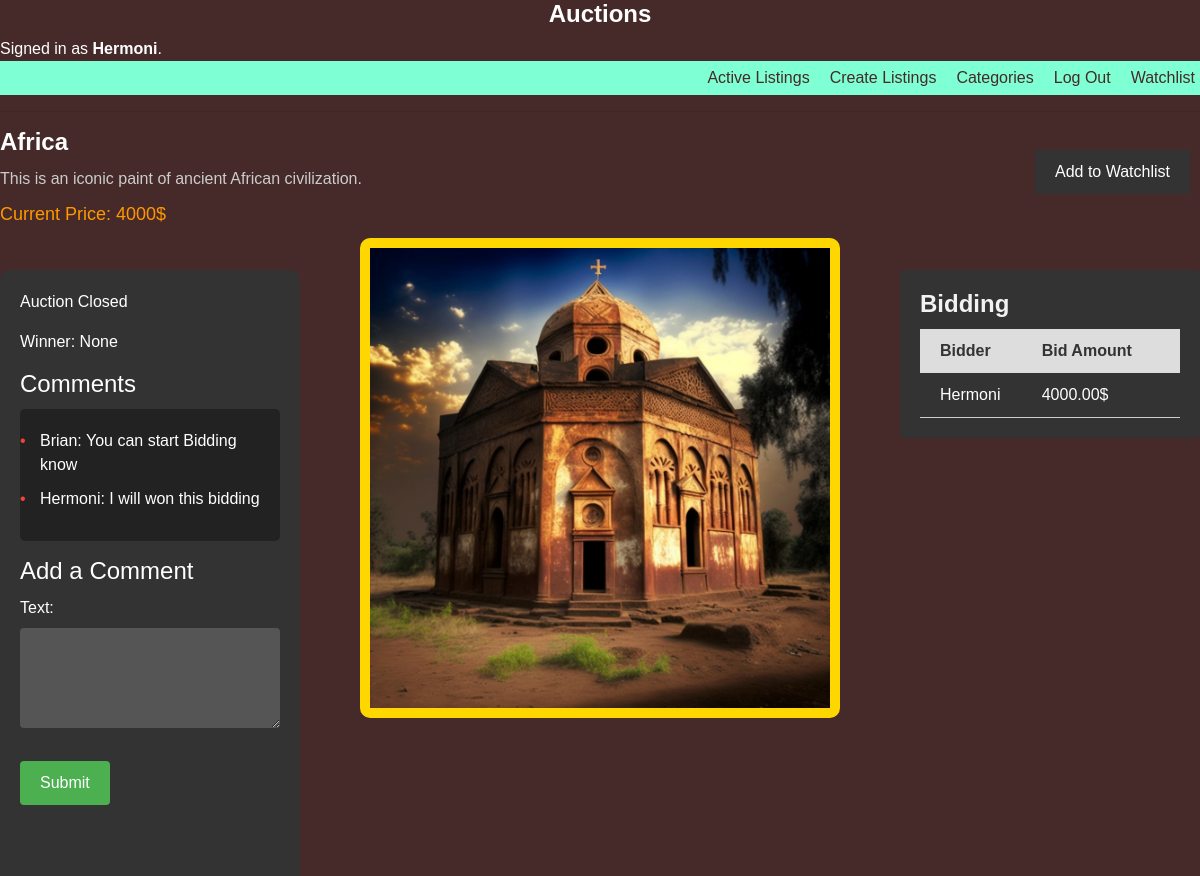
Screenshot of /listing/5/ (signed in) with the database file from the repository.
### auctions/models.py (models this page shows, shortened)
class User(AbstractUser):
    pass

class Listing(models.Model):
    title = models.CharField(max_length=255)
    description = models.TextField()
    starting_bid = models.DecimalField(max_digits=10, decimal_places=2)
    image = models.ImageField(upload_to='images/', blank=True)
    category = models.CharField(max_length=100)
    creator = models.ForeignKey(User, on_delete=models.CASCADE)
    created_at = models.DateTimeField(auto_now_add=True)
    active = models.BooleanField(default=True)
    watchlist = models.ForeignKey(Watchlist, on_delete=models.CASCADE, blank=True, null=True)
    bids = models.ForeignKey('Bid', on_delete=models.CASCADE, null=True, blank=True, related_name='listing_bids')
    comments = models.ManyToManyField('Comment', related_name='listings')
    winner = models.ForeignKey(User, on_delete=models.SET_NULL, null=True, blank=True, related_name='won_listings')

class Bid(models.Model):
    listing = models.ForeignKey(Listing, on_delete=models.CASCADE)
    bidder = models.ForeignKey(User, on_delete=models.CASCADE)
    bid_amount = models.DecimalField(max_digits=10, decimal_places=2)
    timestamp = models.DateTimeField(auto_now_add=True)

class Comment(models.Model):
    listing = models.ForeignKey(Listing, on_delete=models.CASCADE)
    user = models.ForeignKey(User, on_delete=models.CASCADE)
    text = models.TextField()
    created_at = models.DateTimeField(auto_now_add=True)

### auctions/views.py (the view)
# urls.py: path('listing/<int:listing_id>/', show_listing, name='show_listing'),
def show_listing(request, listing_id):
    listing = get_object_or_404(Listing, pk=listing_id)
    comments = listing.comment_set.all()
    bids = Bid.objects.filter(listing=listing)
    if request.method == 'POST':
        form = CommentForm(request.POST)
        if form.is_valid():
            comment = form.save(commit=False)
            comment.listing = listing
            comment.user = request.user
            comment.save()
            return redirect('show_listing', listing_id=listing.id)
    else:
        form = CommentForm()
    current_price = bids.aggregate(Max('bid_amount')).get('bid_amount__max')
    context = {
        'listing': listing,
        'comments': comments,
        'bids': bids,
        'form': form,
        'current_price': current_price,
    }
    return render(request, 'auctions/show_listing.html', context)

### auctions/forms.py
class CommentForm(forms.ModelForm):
    class Meta:
        model = Comment
        fields = ['text']
        widgets = {
            'text': forms.Textarea(attrs={'style': 'width: 100%; height: 100px; padding: 10px; margin-bottom: 10px; border: none; border-radius: 4px; background-color: #555; color: #fff;'})
        }

### auctions/templates/auctions/show_listing.html (shortened to what this page needs)
{% extends "auctions/layout.html" %}
{% block body %}
<h1 style="color: #fff; font-size: 24px; margin-bottom: 10px;">{{ listing.title }}</h1>
<p style="color: #ccc; font-size: 16px; margin-bottom: 10px;">{{ listing.description }}</p>
<p style="color: #ff9800; font-size: 18px; margin-bottom: 10px;">Current Price: {{ current_price|default:listing.starting_bid }}$</p>
{% if user.is_authenticated %}
{% if listing in user.watchlist.listings.all %}
<form action="{% url 'remove_from_watchlist' listing_id=listing.id %}" method="POST" style="position: absolute; top: 150px; right: 10px;">
    {% csrf_token %}
    <button type="submit" style="background-color: #333; color: #fff; border: none; padding: 10px 20px; font-size: 16px; font-family: 'Arial', sans-serif; cursor: pointer;">Remove from Watchlist</button>
</form>
{% else %}
<form action="{% url 'add_to_watchlist' listing_id=listing.id %}" method="POST" style="position: absolute; top: 150px; right: 10px;">
    <button type="submit" style="background-color: #333; color: #fff; border: none; padding: 10px 20px; font-size: 16px; font-family: 'Arial', sans-serif; cursor: pointer;">Add to Watchlist</button>
</form>
{% endif %}
{% endif %}
{% if listing.image %}
<img src="{{ listing.image.url }}" alt="Listing Image" style="top: 400px;display: block; margin: 0 auto; max-width: 40%; max-height: 30%; animation: zoom-in 0.5s ease-in-out; border: 10px solid gold; border-radius: 10px;">
{% endif %}
  <div class="table-container" style="position: absolute; right: 0; top:270px; width: 25%;">
  <div class="bidding-section" style="background-color: #333; padding: 20px; border-radius: 5px;">
    <h1 style="color: #f2f2f2; font-size: 24px; margin-bottom: 40px; margin-top: 0;">Bidding</h1>
    {% if bids %}
    <table class="bidding-table">
      <tr>
        <th>Bidder</th>
        <th>Bid Amount</th>
      </tr>
      {% for bid in bids|dictsortreversed:'bid_amount' %}
      <tr>
        <td>{{ bid.bidder.username }}</td>
        <td>{{ bid.bid_amount }}$</td>
      </tr>
      {% endfor %}
    </table>
    {% else %}
    <p style="color: #666; font-size: 16px; margin-top: 10px;">No bids available for this listing.</p>
    {% endif %}
  </div>
</div>
<div style="position: absolute; left: 0; top:270px; height: 70%; width: 300px; overflow-y: scroll; background-color: #333; color: #fff; padding: 20px; border-radius: 10px;">
  {% if user.is_authenticated %}
    {% if user == listing.creator %}
      {% if not listing.active %}
        <p>Auction Closed</p>
        <p>Winner: {{ listing.winner }}</p>
      {% else %}
      <form action="{% url 'close_auction' listing_id=listing.id %}" method="POST">
        {% csrf_token %}
        <button type="submit" class="close-auction-btn">Close Auction</button>
        <style>
          .close-auction-btn {
            background-color: #FF7F50; /* Coral color for an energetic and playful vibe */
            color: #FFFFFF; /* White text color for contrast */
            border: none; /* Remove button border */
            padding: 10px 20px; /* Adjust padding as needed */
            border-radius: 5px; /* Rounded corners for a softer look */
            font-size: 16px; /* Adjust font size as needed */
            cursor: pointer; /* Show pointer cursor on hover */
            transition: background-color 0.3s ease; /* Add smooth transition effect */
          }
          .close-auction-btn:hover {
            background-color: #FF6347; /* Darker shade on hover for a dynamic effect */
          }
        </style>
      </form>
      {% endif %}
    {% else %}
      {% if not listing.active %}
        <p>Auction Closed</p>
        <p>Winner: {{ listing.winner }}</p>
      {% endif %}
    {% endif %}
  {% endif %}
  <h3 style="color: #fff; font-size: 24px; margin-bottom: 10px;">Comments</h3>
  <ul style="background-color: #222; padding: 20px; border-radius: 5px; list-style: none;">
    {% for comment in comments %}
    <li style="color: #fff; margin-bottom: 10px; position: relative;">
      {{ comment.user.username }}: {{ comment.text }}
    </li>
        {% empty %}
      <li style="color: #fff; margin-bottom: 10px;">No comments yet.</li>
    {% endfor %}
  </ul>
  {% if user.is_authenticated %}
  <h3 style="color: #fff; font-size: 24px; margin-bottom: 10px;">Add a Comment</h3>
  <form method="post" action="{% url 'show_listing' listing.id %}">
    {{ form.as_p }}
    <button type="submit" style="background-color: #4caf50; color: #fff; padding: 10px 20px; border: none; border-radius: 4px; cursor: pointer;">Submit</button>
  </form>
{% else %}
  <p>Please <a href="{% url 'login' %}" style="color: #fff;">login</a> to leave a comment.</p>
{% endif %}
</div>
{% endblock %}

### auctions/templates/auctions/layout.html (shortened to what this page needs)
<!DOCTYPE html>
<html lang="en">
<head>
    {% load static %}
    <link rel="stylesheet" href="https://stackpath.bootstrapcdn.com/bootstrap/4.4.1/css/bootstrap.min.css">
    <link href="{% static 'auctions/styles.css' %}" rel="stylesheet">
</head>
<body>
    <h1 style="text-align: center; color: white;">Auctions</h1>
        <div style="color: white;">
        {% if user.is_authenticated %}
            Signed in as <strong>{{ user.username }}</strong>.
        {% else %}
            Not signed in.
        {% endif %}
        </div>
    <ul class="nav">
        <li class="nav-item">
            <a class="nav-link" href="{% url 'index' %}">Active Listings</a>
        </li>
        <li class="nav-item">
            <a class="nav-link" href="{% url 'listing' %}">Create Listings</a>
        </li>
        <li class="nav-item">
            <a class="nav-link" href="{% url 'show_categories' %}">Categories</a>
        </li>
        {% if user.is_authenticated %}
            <li class="nav-item">
                <a class="nav-link" href="{% url 'logout' %}">Log Out</a>
            </li>
            <li class="nav-item">
                <a class="nav-link" href="{% url 'watchlist' %}">Watchlist</a>
            </li>
        {% endif %}
    </ul>
    <hr>
    {% block body %}
    {% endblock %}
</body>
</html>

### auctions/static/auctions/styles.css (style rules this page uses)
body { background-color: #f2f2f2; font-family: Arial, sans-serif; color: #333; }
h1 { font-size: 24px; font-weight: bold; color: #555; }

### auctions/templates/auctions/layout.html (style rules this page uses)
ul.nav { list-style: none; display: flex; justify-content: flex-end; background-color: aquamarine; }
ul.nav li.nav-item { margin-left: 10px; }
ul.nav li.nav-item a.nav-link { color: rgb(70, 41, 41); text-decoration: none; padding: 5px; border-radius: 5px; transition: background-color 0.3s; }
body { background-color: rgb(70, 41, 41); }
ul.nav { justify-content: flex-end; }
ul.nav li.nav-item { display: inline-block; }
h1 { color: aquamarine; }

### auctions/templates/auctions/show_listing.html (style rules this page uses)
.bidding-section { background-color: #333; padding: 20px; border-radius: 5px; }
.table-container { overflow-x: auto; float: right; max-width: 50%; }
.bidding-table { width: 100%; border-collapse: collapse; color: #fff; background-color: #333; margin-top: -30px; }
.bidding-table th { padding: 10px; text-align: left; background-color: #ddd; color: #333; }
.bidding-table td { padding: 10px; border-bottom: 1px solid #ccc; }
.bidding-table th:first-child, .bidding-table td:first-child { padding-left: 20px; }
.bidding-table th:last-child, .bidding-table td:last-child { padding-right: 20px; }
li::before { content: "\2022"; position: absolute; left: -20px; color: #f44336; }

### rows the page displays
User: username "Hermoni"
Listing: title "Africa", description "This is an iconic paint of ancient African civilization.", starting_bid "4000", image (picture), winner "None"
Bid: bidder.username "Hermoni", bid_amount "4000.00"
Comment: user.username "Brian", text "You can start Bidding know"
Comment: user.username "Hermoni", text "I will won this bidding"
